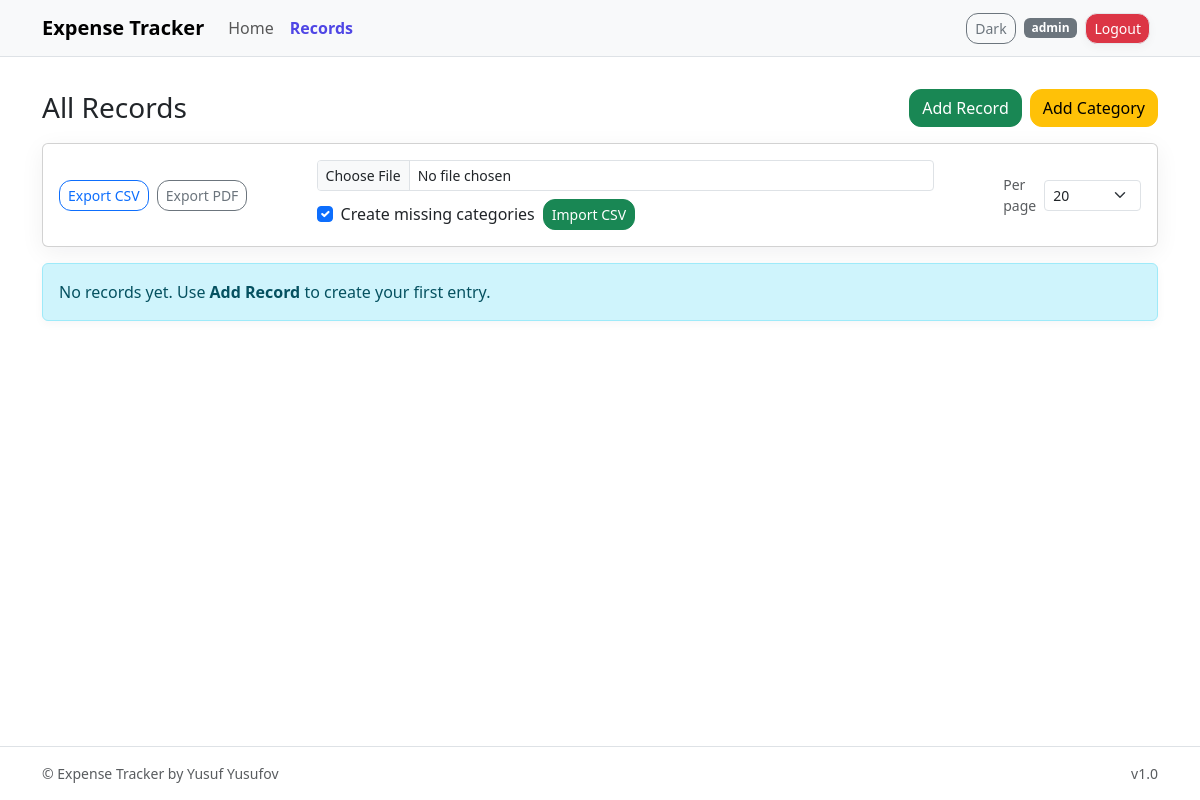
The page /records/ (signed in) on the database as committed earlier.
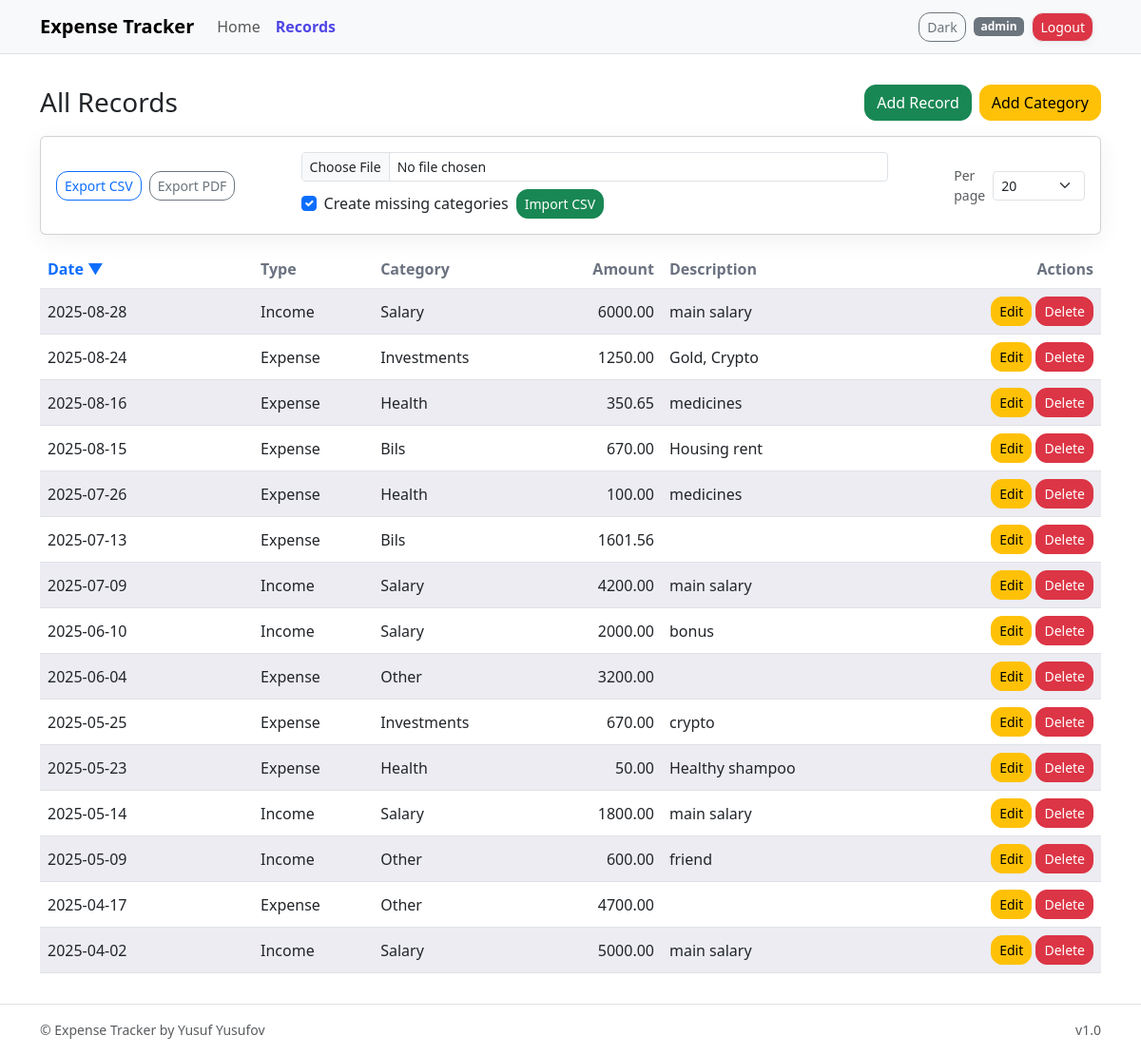
The same page on the database as committed later.
### models/models.py (models this page shows)
class User(db.Model, UserMixin):
    id = db.Column(db.Integer, primary_key=True)
    username = db.Column(db.String(50), unique=True, nullable=False)
    password = db.Column(db.String(200), nullable=False)
    records = db.relationship("Record", backref="user", lazy=True)
    categories = db.relationship("Category", backref="user", lazy=True)

class Record(db.Model):
    id = db.Column(db.Integer, primary_key=True)
    date = db.Column(db.String(20), nullable=False)
    type = db.Column(db.String(10), nullable=False)
    category = db.Column(db.String(50), nullable=False)
    amount = db.Column(db.Float, nullable=False)
    description = db.Column(db.String(200))
    user_id = db.Column(db.Integer, db.ForeignKey("user.id"), nullable=False)

### routes/records.py (the view)
@records_bp.route("/")
@login_required
def list_records():
    sort = request.args.get("sort", "desc")                 # 'asc' | 'desc'
    page_str = request.args.get("page", "1")
    per_str  = request.args.get("per", "20")
    try:
        page = max(1, int(page_str))
    except ValueError:
        page = 1
    try:
        per_page = max(5, min(100, int(per_str)))          # clamp 5..100
    except ValueError:
        per_page = 20
        per_str = "20"
    q = Record.query.filter_by(user_id=current_user.id)
    order_col = asc(Record.date) if sort == "asc" else desc(Record.date)
    q = q.order_by(order_col)
    pagination = db.paginate(q, page=page, per_page=per_page, error_out=False)
    records = pagination.items
    p = pagination.page
    total = pagination.pages
    start = 1 if p - 2 <= 1 else p - 2
    end   = total if p + 2 >= total else p + 2
    return render_template(
        "records.html",
        records=records,
        sort=sort,
        per=per_str,
        pagination=pagination,
        p=p, total=total, start=start, end=end
    )

### app.py (called while the page is built)
def create_app():
    app = Flask(__name__)
    app_env = os.environ.get("APP_ENV", "development").lower()
    if app_env == "production":
        app.config.from_object(ProdConfig)
    else:
        app.config.from_object(DevConfig)
    db.init_app(app)
    from routes.auth import auth_bp
    from routes.home import home_bp
    from routes.records import records_bp
    from routes.categories import categories_bp
    app.register_blueprint(auth_bp)
    app.register_blueprint(home_bp)
    app.register_blueprint(records_bp)
    app.register_blueprint(categories_bp)
    login_manager = LoginManager()
    login_manager.init_app(app)
    login_manager.login_view = "auth.login"
    @login_manager.user_loader
    def load_user(user_id):
        return User.query.get(int(user_id))
    return app

### templates/records.html (shortened to what this page needs)
{% extends "base.html" %}
{% block content %}
<div class="d-flex flex-wrap justify-content-between align-items-center mb-3">
 	<h3 class="mb-2 mb-md-0">All Records</h3>
 	<div class="d-flex gap-2">
 		<a href="{{ url_for('records.add_record') }}" class="btn btn-success">Add Record</a>
		<a href="{{ url_for('categories.add_category') }}" class="btn btn-warning">Add Category</a>
	</div>
</div>
<div class="card mb-3">
	<div class="card-body d-flex flex-wrap align-items-center gap-2">
		<a href="{{ url_for('records.export_csv') }}" class="btn btn-outline-primary btn-sm">Export CSV</a>
		<a href="{{ url_for('records.export_pdf') }}" class="btn btn-outline-secondary btn-sm">Export PDF</a>
		<form class="d-flex flex-wrap align-items-center gap-2 ms-auto"
			action="{{ url_for('records.import_csv') }}"
			method="POST" enctype="multipart/form-data">
			<input type="file" name="file" accept=".csv"
				class="form-control form-control-sm" required>
			<div class="form-check">
				<input class="form-check-input" type="checkbox" id="createCats" name="create_missing_categories" checked>
				<label class="form-check-label" for="createCats">Create missing categories</label>
			</div>
			<button class="btn btn-success btn-sm" type="submit">Import CSV</button>
		</form>
		<form class="ms-auto d-flex align-items-center gap-2"
			method="get" action="{{ url_for('records.list_records') }}">
			<label class="text-muted small mb-0">Per page</label>
			<select name="per" class="form-select form-select-sm" onchange="this.form.submit()">
			{% for opt in [10,20,50,100] %}
				<option value="{{ opt }}" {% if per|string == opt|string %}selected{% endif %}>{{ opt }}</option>
			{% endfor %}
			</select>
		</form>
	</div>
</div>
{% if records|length == 0 %}
	<div class="alert alert-info">No records yet. Use <b>Add Record</b> to create your first entry.</div>
{% else %}
	<table class="table table-striped table-hover align-middle">
		<thead>
			<tr>
				<th style="min-width:140px">
					<a href="{{ url_for('records.list_records', sort='asc' if sort=='desc' else 'desc', page=1, per=per) }}" class="text-decoration-none">
			            Date
						{% if sort == 'asc' %}
							▲
						{% else %}
							▼
						{% endif %}
					</a>
				</th>
				<th>Type</th>
				<th>Category</th>
				<th class="text-end">Amount</th>
				<th>Description</th>
				<th class="text-end" style="min-width:140px">Actions</th>
			</tr>
		</thead>
	<tbody>
		{% for r in records %}
		<tr>
			<td>{{ r.date }}</td>
			<td>{{ r.type|title }}</td>
			<td>{{ r.category }}</td>
			<td class="text-end">{{ "%.2f"|format(r.amount) }}</td>
			<td>{{ r.description }}</td>
			<td class="text-end">
			<a href="{{ url_for('records.edit_record', id=r.id) }}" class="btn btn-warning btn-sm">Edit</a>
			<form action="{{ url_for('records.delete_record', id=r.id) }}"
				method="POST" style="display:inline;">
				<button type="submit" class="btn btn-danger btn-sm"
					onclick="return confirm('Delete this record?');">
					Delete
				</button>
			</form>
			</td>
		</tr>
		{% endfor %}
	</tbody>
	</table>
{% endif %}
{% endblock %}

### templates/base.html (shortened to what this page needs)
<!DOCTYPE html>
<html lang="en">
<head>
  <link rel="stylesheet" href="{{ url_for('static', filename='css/style.css') }}">
  <link rel="stylesheet" href="https://cdn.jsdelivr.net/npm/bootstrap@5.3.0/dist/css/bootstrap.min.css">
</head>
<body class="min-vh-100 d-flex flex-column">
  <nav class="navbar navbar-expand-lg navbar-light bg-light border-bottom">
    <div class="container">
      <a class="navbar-brand fw-bold" href="{{ url_for('home.index') }}">Expense Tracker</a>
      <div class="collapse navbar-collapse" id="mainNav">
        <ul class="navbar-nav me-auto mb-2 mb-lg-0">
          <li class="nav-item">
            <a class="nav-link {% if request.endpoint and request.endpoint.startswith('home.') %}active{% endif %}"
               href="{{ url_for('home.index') }}">Home</a>
          </li>
          <li class="nav-item">
            <a class="nav-link {% if request.endpoint and request.endpoint.startswith('records.') %}active{% endif %}"
               href="{{ url_for('records.list_records') }}">Records</a>
          </li>
        </ul>
        <div class="d-flex align-items-center gap-2">
          <button id="themeToggle" class="btn btn-outline-secondary btn-sm" type="button" title="Toggle theme">Dark</button>
          {% if current_user.is_authenticated %}
            <span class="badge bg-secondary text-wrap">{{ current_user.username }}</span>
            <a href="{{ url_for('auth.logout') }}" class="btn btn-danger btn-sm">Logout</a>
          {% else %}
            <a href="{{ url_for('auth.login') }}" class="btn btn-success btn-sm">Login</a>
            <a href="{{ url_for('auth.register') }}" class="btn btn-primary btn-sm">Register</a>
          {% endif %}
        </div>
      </div>
    </div>
  </nav>
  <main class="container py-3 flex-grow-1">
    {% block content %}{% endblock %}
  </main>
  <footer class="border-top py-3 small text-muted">
    <div class="container d-flex justify-content-between">
      <span>© {{  now().year if false else '' }} Expense Tracker by Yusuf Yusufov</span>
      <span>v1.0</span>
    </div>
  </footer>
</body>
</html>

### static/css/style.css (style rules this page uses)
:root { --bg:#f6f7fb; --card:#ffffff; --text:#1f2937; --muted:#6b7280; --primary:#4f46e5; --accent:#06b6d4; --success:#16a34a; --danger:#dc2626; --border:#e5e7eb; --shadow: 0 6px 24px rgba(15, 23, 42, .06); --shadow-sm: 0 3px 10px rgba(15, 23, 42, .04); }
html,body { height:100% }
body { background: var(--bg); color: var(--text); font-family: Inter, system-ui, -apple-system, Segoe UI, Roboto, Arial, sans-serif; }
.navbar { background: var(--card)!important; border-bottom:1px solid var(--border)!important; }
.nav-link.active { font-weight: 700; color: var(--primary)!important; }
h1,h2,h3,h4 { color:var(--text) }
a { color:var(--primary) }
nav a.btn { margin-right:.5rem; border-radius:12px; box-shadow: var(--shadow-sm); border:1px solid var(--border); }
.card { background:var(--card); border:1px solid var(--border); border-radius:16px; box-shadow: var(--shadow); }
.table { --bs-table-bg: transparent; }
.table thead th { border-bottom:1px solid var(--border); color:var(--muted); }
.table tbody td { vertical-align: middle; }
.table-striped>tbody>tr:nth-of-type(odd)>* { background: rgba(99,102,241,.04); }
.form-control, .form-select { border-radius:12px; border:1px solid var(--border); background: var(--card); color: var(--text); }
.btn-primary, .btn-success, .btn-secondary, .btn-warning, .btn-danger, .btn-outline-primary, .btn-outline-secondary { border-radius:12px !important; }
.text-muted { color:var(--muted)!important }

Rows that differ between the two databases and show on the page:
added Record: date "2025-08-28", type "Income", category "Salary", amount "6000.00", description "main salary"
added Record: date "2025-08-24", type "Expense", category "Investments", amount "1250.00", description "Gold, Crypto"
added Record: date "2025-08-16", type "Expense", category "Health", amount "350.65", description "medicines"
added Record: date "2025-08-15", type "Expense", category "Bils", amount "670.00", description "Housing rent"
added Record: date "2025-07-26", type "Expense", category "Health", amount "100.00", description "medicines"
added Record: date "2025-07-13", type "Expense", category "Bils", amount "1601.56"
added Record: date "2025-07-09", type "Income", category "Salary", amount "4200.00", description "main salary"
added Record: date "2025-06-10", type "Income", category "Salary", amount "2000.00", description "bonus"
added Record: date "2025-06-04", type "Expense", category "Other", amount "3200.00"
added Record: date "2025-05-25", type "Expense", category "Investments", amount "670.00", description "crypto"
added Record: date "2025-05-23", type "Expense", category "Health", amount "50.00", description "Healthy shampoo"
added Record: date "2025-05-14", type "Income", category "Salary", amount "1800.00", description "main salary"
added Record: date "2025-05-09", type "Income", category "Other", amount "600.00", description "friend"
added Record: date "2025-04-17", type "Expense", category "Other", amount "4700.00"
added Record: date "2025-04-02", type "Income", category "Salary", amount "5000.00", description "main salary"
Other text that changed with them:
text no longer shown: "No records yet. Use Add Record to create your first entry."
text now shown: "Date ▼ Type Category Amount Description Actions"
